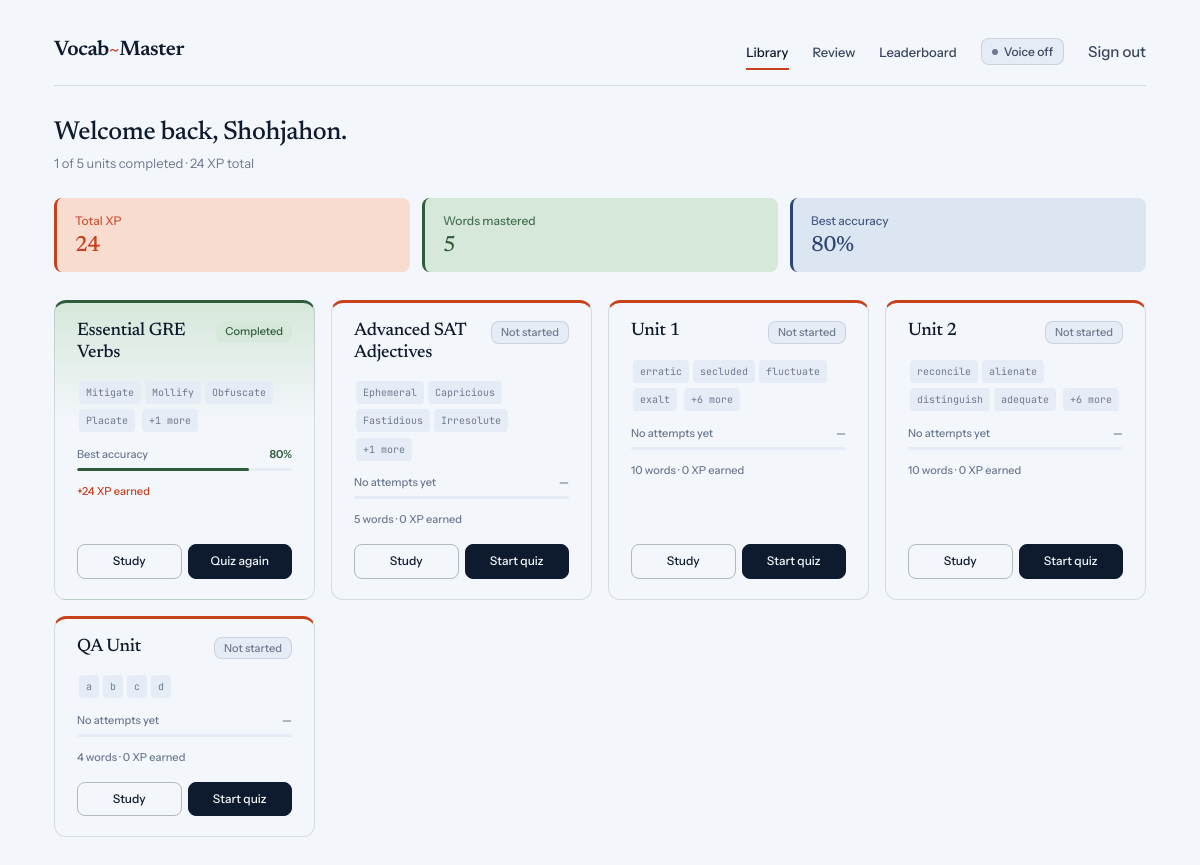
Page /learn/ (signed in) on the earlier database version.
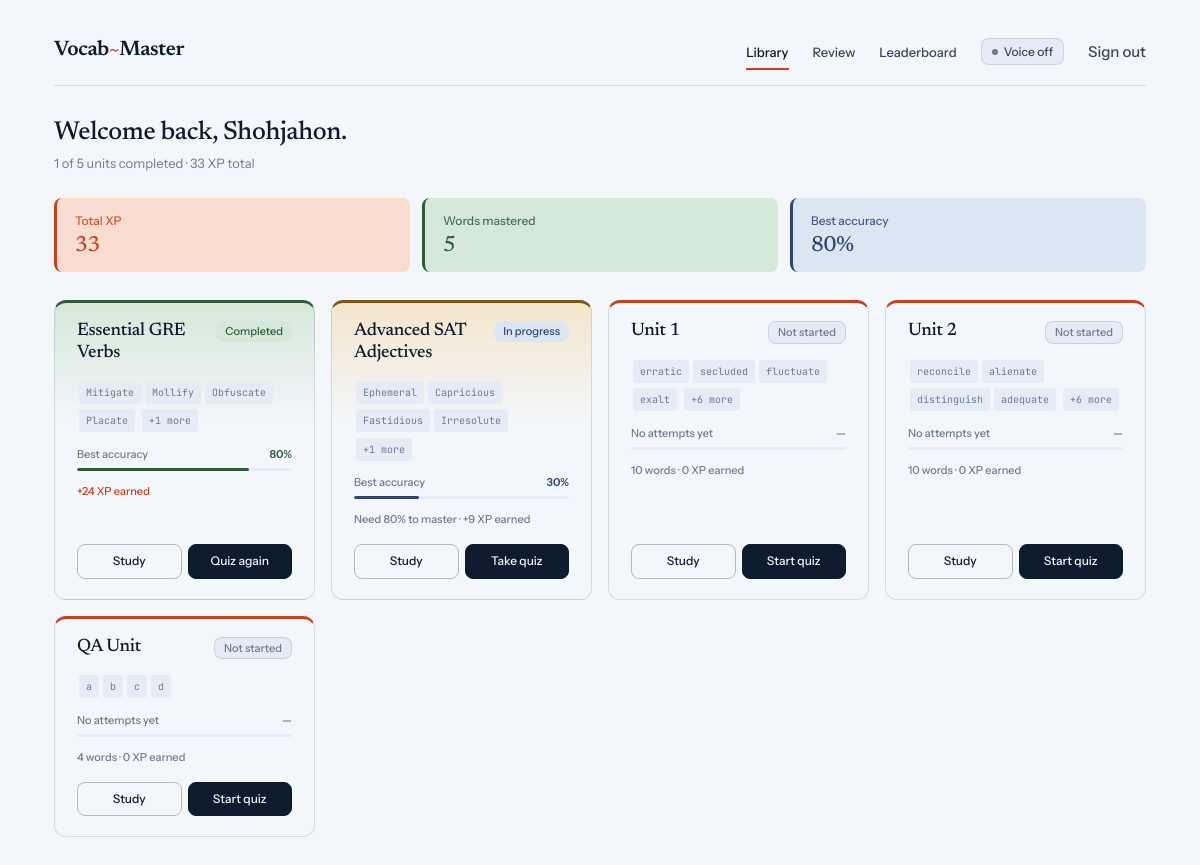
Same page on the later database version.
### vocab/models.py (models this page shows, shortened)
class Profile(models.Model):
    user = models.OneToOneField(User, on_delete=models.CASCADE)
    total_score = models.IntegerField(default=0)
    words_mastered = models.IntegerField(default=0)

class UnitProgress(models.Model):
    user = models.ForeignKey(User, on_delete=models.CASCADE)
    unit = models.ForeignKey(Unit, on_delete=models.CASCADE)
    is_completed = models.BooleanField(default=False)
    accuracy = models.FloatField(default=0.0)
    class Meta:
        unique_together = ('user', 'unit')

class Unit(models.Model):
    title = models.CharField(max_length=150)
    slug = models.SlugField(unique=True, blank=True)

class Flashcard(models.Model):
    unit = models.ForeignKey(Unit, on_delete=models.CASCADE, related_name='flashcards', null=True, blank=True)
    word = models.CharField(max_length=100)
    definition = models.TextField()
    part_of_speech = models.CharField(max_length=40, blank=True)
    ipa = models.CharField(max_length=120, blank=True, verbose_name='IPA pronunciation')
    example = models.TextField(blank=True, verbose_name='Example sentence')

### vocab/views.py (the view)
# urls.py: path('learn/', views.unit_hub, name='unit_hub'),
@login_required(login_url='login')
def unit_hub(request):
    units = list(Unit.objects.prefetch_related('flashcards').all())
    progress_by_unit = {
        p.unit_id: p
        for p in UnitProgress.objects.filter(user=request.user)
    }
    units_with_progress = []
    completed_count = 0
    best_accuracy = 0.0
    for u in units:
        p = progress_by_unit.get(u.id)
        if p and p.is_completed:
            completed_count += 1
        if p and p.accuracy and p.accuracy > best_accuracy:
            best_accuracy = p.accuracy
        flashcards = list(u.flashcards.all())
        accuracy = (p.accuracy if p else 0.0) or 0.0
        xp_earned = int(round(XP_PER_UNIT * (accuracy / 100)))
        units_with_progress.append({
            'unit': u,
            'progress': p,
            'preview_words': [f.word for f in flashcards[:4]],
            'extra_words': max(0, len(flashcards) - 4),
            'total_words': len(flashcards),
            'xp_earned': xp_earned,
        })
    profile = _get_or_create_profile(request.user)
    total_units = len(units)
    completion_pct = int((completed_count / total_units) * 100) if total_units else 0
    return render(request, 'vocab/quiz_hub.html', {
        'units_with_progress': units_with_progress,
        'profile': profile,
        'completed_count': completed_count,
        'total_units': total_units,
        'completion_pct': completion_pct,
        'best_accuracy': best_accuracy,
    })

### vocab/context_processors.py (called while the page is built)
def due_review_count(request):
    if not request.user.is_authenticated:
        return {}
    count = FlashcardReview.objects.filter(
        user=request.user,
        next_review__lte=timezone.now().date(),
    ).count()
    return {'due_review_count': count}

### vocab/views.py (called while the page is built)
def _get_or_create_profile(user):
    profile, _ = Profile.objects.get_or_create(user=user)
    return profile

### vocab/templates/vocab/quiz_hub.html (shortened to what this page needs)
{% extends "vocab/base.html" %}
{% block content %}
<section class="hub-greet reveal">
    <h1 class="greet-h">Welcome back, {{ user.username }}.</h1>
    <p class="greet-sub">{{ completed_count }} of {{ total_units }} units completed &middot; {{ profile.total_score }} XP total</p>
</section>
<div class="stats-grid reveal d2">
    <div class="stat tint-accent">
        <span class="stat-label">Total XP</span>
        <span class="stat-value xp">{{ profile.total_score }}</span>
    </div>
    <div class="stat tint-success">
        <span class="stat-label">Words mastered</span>
        <span class="stat-value success">{{ profile.words_mastered }}</span>
    </div>
    <div class="stat tint-info">
        <span class="stat-label">Best accuracy</span>
        <span class="stat-value info">{% if best_accuracy %}{{ best_accuracy|floatformat:0 }}%{% else %}—{% endif %}</span>
    </div>
</div>
<div class="unit-grid reveal d3">
    {% for entry in units_with_progress %}
    <article class="unit-card {% if entry.progress and entry.progress.is_completed %}is-completed{% elif entry.progress %}is-progress{% else %}is-new{% endif %}">
        <header class="uc-head">
            <a href="{% url 'unit_detail' entry.unit.slug %}" class="uc-title-link"><h3 class="uc-title">{{ entry.unit.title }}</h3></a>
            {% if entry.progress and entry.progress.is_completed %}
                <span class="badge badge-success">Completed</span>
            {% elif entry.progress %}
                <span class="badge badge-info">In progress</span>
            {% else %}
                <span class="badge badge-neutral">Not started</span>
            {% endif %}
        </header>
        <div class="uc-words">
            {% for w in entry.preview_words %}<span class="word-tag">{{ w }}</span>{% endfor %}
            {% if entry.extra_words %}<span class="word-tag">+{{ entry.extra_words }} more</span>{% endif %}
        </div>
        <div class="uc-prog">
            <div class="uc-prog-row">
                <span class="prog-label">{% if entry.progress %}Best accuracy{% else %}No attempts yet{% endif %}</span>
                <span class="prog-value {% if entry.progress.is_completed %}t-success{% elif entry.progress %}t-info{% else %}t-tertiary{% endif %}">
                    {% if entry.progress %}{{ entry.progress.accuracy|floatformat:0 }}%{% else %}—{% endif %}
                </span>
            </div>
            <div class="ptrack">
                {% if entry.progress %}
                    <div class="pfill {% if entry.progress.is_completed %}pfill-success{% else %}pfill-info{% endif %}" style="width: {{ entry.progress.accuracy }}%;"></div>
                {% endif %}
            </div>
        </div>
        <p class="uc-meta">
            {% if entry.progress and entry.progress.is_completed %}
                <span class="t-warning">+{{ entry.xp_earned }} XP earned</span>
            {% elif entry.progress %}
                Need 80% to master &middot; +{{ entry.xp_earned }} XP earned
            {% else %}
                {{ entry.total_words }} words &middot; 0 XP earned
            {% endif %}
        </p>
        <div class="uc-actions">
            <a href="{% url 'flashcards' entry.unit.slug %}" class="bs">Study</a>
            <a href="{% url 'quiz_detail' entry.unit.slug %}" class="bs bsp">{% if entry.progress and entry.progress.is_completed %}Quiz again{% elif entry.progress %}Take quiz{% else %}Start quiz{% endif %}</a>
        </div>
    </article>
    {% empty %}
    <p class="empty">No units have been added yet.</p>
    {% endfor %}
</div>
{% endblock %}

### vocab/templates/vocab/base.html (shortened to what this page needs)
<!DOCTYPE html>
<html lang="en">
<head>
</head>
<body>
    <div class="shell">
        {% block masthead %}
        {% with url_name=request.resolver_match.url_name %}
        <header class="masthead">
            <a class="brand" href="{% if user.is_authenticated %}{% url 'unit_hub' %}{% else %}{% url 'home' %}{% endif %}">Vocab<span class="swung">~</span>Master</a>
            <nav class="nav-links">
                {% if user.is_authenticated %}
                    <a class="nav-link {% if url_name == 'unit_hub' or url_name == 'unit_detail' or url_name == 'flashcards' or url_name == 'quiz_detail' %}current{% endif %}" href="{% url 'unit_hub' %}">Library</a>
                    <a class="nav-link {% if url_name == 'daily_review' %}current{% endif %} nav-review" href="{% url 'daily_review' %}">
                        Review{% if due_review_count %} <span class="nav-badge">{{ due_review_count }}</span>{% endif %}
                    </a>
                    <a class="nav-link {% if url_name == 'ranking' %}current{% endif %}" href="{% url 'ranking' %}">Leaderboard</a>
                    <button type="button" class="voice-toggle" id="voice-toggle" aria-pressed="false" title="Toggle pronunciation">
                        <span class="vt-dot" id="vt-dot" aria-hidden="true"></span>
                        <span class="vt-label" id="vt-label">Voice off</span>
                    </button>
                    <form method="POST" action="{% url 'logout' %}" class="logout-form">
                        <button type="submit" class="nav-link">Sign out</button>
                    </form>
                {% else %}
                    <a class="nav-link {% if url_name == 'login' %}current{% endif %}" href="{% url 'login' %}">Sign in</a>
                    <a class="btn accent" href="{% url 'register' %}">Get started</a>
                {% endif %}
            </nav>
        </header>
        {% endwith %}
        {% endblock %}
        {% block content %}{% endblock %}
    </div>
</body>
</html>

### vocab/templates/vocab/quiz_hub.html (style rules this page uses)
.hub-greet { margin-bottom: 24px; }
.greet-h { font-family: var(--serif); font-size: 26px; font-weight: 500; margin: 0 0 4px; line-height: 1.2; letter-spacing: -0.015em; }
.greet-sub { font-family: var(--sans); font-size: 13px; color: var(--t-tertiary); margin: 0; }
.stats-grid { display: grid; grid-template-columns: repeat(auto-fit, minmax(140px, 1fr)); gap: 12px; margin-bottom: 28px; }
.unit-grid { display: grid; grid-template-columns: repeat(auto-fit, minmax(240px, 1fr)); gap: 16px; }
.unit-card { background: var(--bg); border: 0.5px solid var(--b-tertiary); border-top: 3px solid var(--b-secondary); border-radius: var(--r-lg); padding: 18px 22px 20px; display: flex; flex-direction: column; gap: 12px; transition: border-color 0.18s, transform 0.18s, box-shadow 0.18s; }
.unit-card.is-completed { border-top-color: var(--s-success-fg); background: linear-gradient(180deg, var(--s-success-bg) 0%, var(--bg) 40%); }
.unit-card.is-progress { border-top-color: var(--s-warning-fg); background: linear-gradient(180deg, var(--s-warning-bg) 0%, var(--bg) 40%); }
.unit-card.is-new { border-top-color: var(--accent); }
.uc-head { display: flex; justify-content: space-between; align-items: flex-start; gap: 8px; }
.uc-title-link { display: inline-block; transition: color 0.15s; }
.uc-title { font-family: var(--serif); font-size: 18px; font-weight: 500; margin: 0; line-height: 1.2; letter-spacing: -0.015em; }
.uc-words { line-height: 1.9; min-height: 28px; }
.uc-prog { display: flex; flex-direction: column; gap: 5px; }
.uc-prog-row { display: flex; justify-content: space-between; font-size: 11px; color: var(--t-tertiary); font-weight: 500; }
.prog-value { font-weight: 600; }
.uc-meta { font-size: 11px; color: var(--t-tertiary); margin: 0; font-weight: 500; }
.uc-actions { display: flex; gap: 6px; margin-top: auto; padding-top: 4px; }
.bs { flex: 1; display: inline-flex; align-items: center; justify-content: center; padding: 7px 0; background: transparent; color: var(--t-primary); border: 0.5px solid var(--b-secondary); border-radius: var(--r-md); font-family: var(--sans); font-size: 12px; font-weight: 500; cursor: pointer; transition: background 0.15s, opacity 0.15s, border-color 0.15s; text-decoration: none; }
.bs.bsp { background: var(--t-primary); color: var(--bg); border-color: var(--t-primary); }

Differences in the rows shown:
changed Profile: total_score "24" → "33"
shown differently, row unchanged: Unit "Advanced SAT Adjectives": progress.accuracy (not shown) → "30"; xp_earned (not shown) → "9"; total_words "5" → (not shown); text "Not started No attempts yet — words · 0 XP earned Start quiz" → "In progress Best accuracy % Need 80% to master · + XP earned Take quiz"
